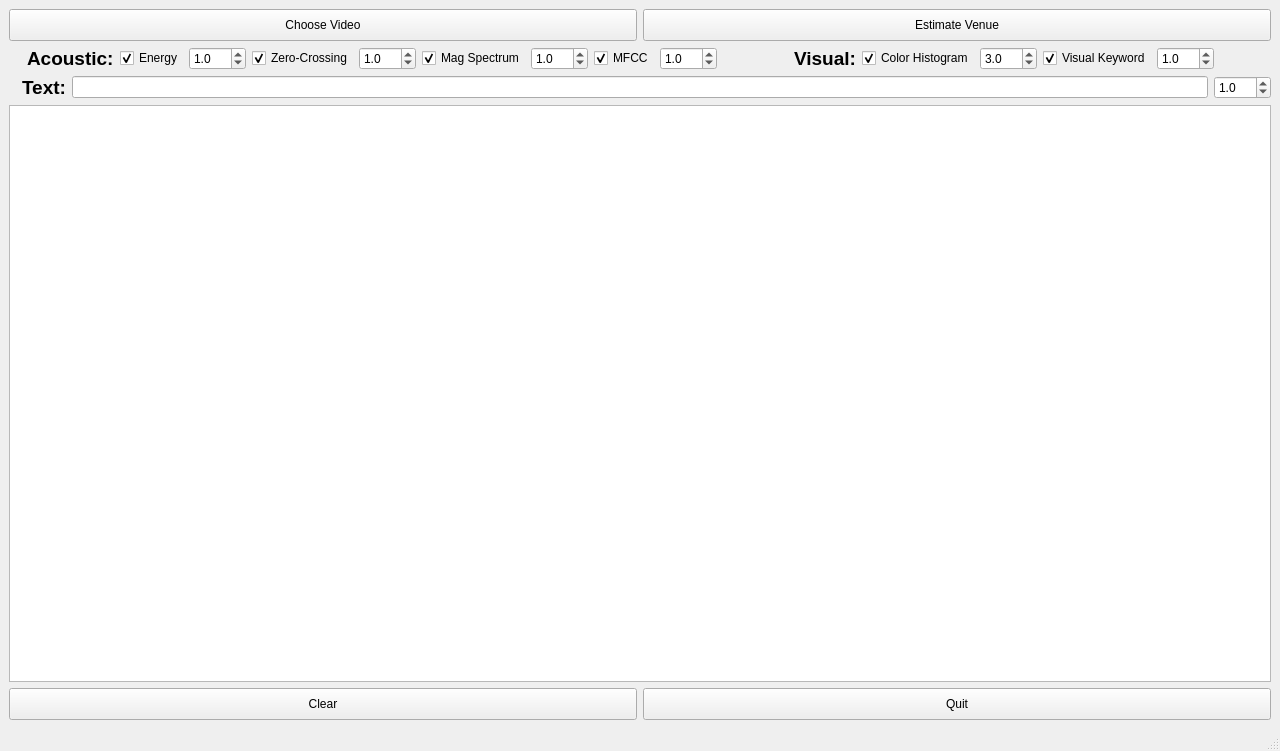
<?xml version="1.0" encoding="UTF-8"?>
<ui version="4.0">
 <class>MainWindow</class>
 <widget class="QMainWindow" name="MainWindow">
  <property name="geometry">
   <rect>
    <x>0</x>
    <y>0</y>
    <width>1280</width>
    <height>751</height>
   </rect>
  </property>
  <property name="windowTitle">
   <string>CS2108 Audio Search</string>
  </property>
  <property name="windowIcon">
   <iconset>
    <normaloff>assets/ic_window_icon.png</normaloff>assets/ic_window_icon.png</iconset>
  </property>
  <widget class="QWidget" name="centralwidget">
   <layout class="QVBoxLayout" name="verticalLayout">
    <item>
     <layout class="QHBoxLayout" name="horizontalLayout">
      <item>
       <widget class="QPushButton" name="btn_picker">
        <property name="minimumSize">
         <size>
          <width>147</width>
          <height>32</height>
         </size>
        </property>
        <property name="cursor">
         <cursorShape>ArrowCursor</cursorShape>
        </property>
        <property name="focusPolicy">
         <enum>Qt::TabFocus</enum>
        </property>
        <property name="text">
         <string>Choose Video</string>
        </property>
        <property name="icon">
         <iconset>
          <normaloff>assets/ic_video.png</normaloff>assets/ic_video.png</iconset>
        </property>
       </widget>
      </item>
      <item>
       <widget class="QPushButton" name="btn_search">
        <property name="minimumSize">
         <size>
          <width>104</width>
          <height>32</height>
         </size>
        </property>
        <property name="text">
         <string>Estimate Venue</string>
        </property>
        <property name="icon">
         <iconset>
          <normaloff>../../ImageSearch/assets/ic_search.png</normaloff>../../ImageSearch/assets/ic_search.png</iconset>
        </property>
       </widget>
      </item>
     </layout>
    </item>
    <item>
     <layout class="QHBoxLayout" name="horizontalLayout_2">
      <item>
       <widget class="QLabel" name="label">
        <property name="font">
         <font>
          <family>Helvetica</family>
          <pointsize>14</pointsize>
          <weight>75</weight>
          <bold>true</bold>
         </font>
        </property>
        <property name="text">
         <string/>
        </property>
        <property name="pixmap">
         <pixmap>assets/ic_music.png</pixmap>
        </property>
        <property name="scaledContents">
         <bool>false</bool>
        </property>
       </widget>
      </item>
      <item>
       <widget class="QLabel" name="label_3">
        <property name="font">
         <font>
          <family>Helvetica</family>
          <pointsize>14</pointsize>
          <weight>75</weight>
          <bold>true</bold>
         </font>
        </property>
        <property name="text">
         <string>Acoustic:</string>
        </property>
       </widget>
      </item>
      <item>
       <widget class="QCheckBox" name="checkBox_energy">
        <property name="text">
         <string>Energy</string>
        </property>
        <property name="checked">
         <bool>true</bool>
        </property>
       </widget>
      </item>
      <item>
       <widget class="QDoubleSpinBox" name="doubleSpinBoxEnergy">
        <property name="decimals">
         <number>1</number>
        </property>
        <property name="value">
         <double>1.000000000000000</double>
        </property>
       </widget>
      </item>
      <item>
       <widget class="QCheckBox" name="checkBox_zerocrossing">
        <property name="text">
         <string>Zero-Crossing</string>
        </property>
        <property name="checked">
         <bool>true</bool>
        </property>
       </widget>
      </item>
      <item>
       <widget class="QDoubleSpinBox" name="doubleSpinBoxZeroCrossing">
        <property name="decimals">
         <number>1</number>
        </property>
        <property name="value">
         <double>1.000000000000000</double>
        </property>
       </widget>
      </item>
      <item>
       <widget class="QCheckBox" name="checkBox_spect">
        <property name="text">
         <string>Mag Spectrum</string>
        </property>
        <property name="checked">
         <bool>true</bool>
        </property>
       </widget>
      </item>
      <item>
       <widget class="QDoubleSpinBox" name="doubleSpinBoxSpect">
        <property name="decimals">
         <number>1</number>
        </property>
        <property name="value">
         <double>1.000000000000000</double>
        </property>
       </widget>
      </item>
      <item>
       <widget class="QCheckBox" name="checkBox_mfcc">
        <property name="text">
         <string>MFCC</string>
        </property>
        <property name="checked">
         <bool>true</bool>
        </property>
       </widget>
      </item>
      <item>
       <widget class="QDoubleSpinBox" name="doubleSpinBoxMFCC">
        <property name="decimals">
         <number>1</number>
        </property>
        <property name="value">
         <double>1.000000000000000</double>
        </property>
       </widget>
      </item>
      <item>
       <spacer name="horizontalSpacer_4">
        <property name="orientation">
         <enum>Qt::Horizontal</enum>
        </property>
        <property name="sizeHint" stdset="0">
         <size>
          <width>40</width>
          <height>20</height>
         </size>
        </property>
       </spacer>
      </item>
      <item>
       <widget class="QLabel" name="label_4">
        <property name="text">
         <string/>
        </property>
        <property name="pixmap">
         <pixmap>assets/ic_camera.png</pixmap>
        </property>
       </widget>
      </item>
      <item>
       <widget class="QLabel" name="label_visual">
        <property name="font">
         <font>
          <family>Helvetica</family>
          <pointsize>14</pointsize>
          <weight>75</weight>
          <bold>true</bold>
         </font>
        </property>
        <property name="text">
         <string>Visual:</string>
        </property>
       </widget>
      </item>
      <item>
       <widget class="QCheckBox" name="checkBoxColorHist">
        <property name="enabled">
         <bool>true</bool>
        </property>
        <property name="text">
         <string>Color Histogram</string>
        </property>
        <property name="checked">
         <bool>true</bool>
        </property>
       </widget>
      </item>
      <item>
       <widget class="QDoubleSpinBox" name="doubleSpinBoxColorHist">
        <property name="decimals">
         <number>1</number>
        </property>
        <property name="singleStep">
         <double>0.500000000000000</double>
        </property>
        <property name="value">
         <double>3.000000000000000</double>
        </property>
       </widget>
      </item>
      <item>
       <widget class="QCheckBox" name="checkBoxVisualKeyword">
        <property name="enabled">
         <bool>true</bool>
        </property>
        <property name="focusPolicy">
         <enum>Qt::TabFocus</enum>
        </property>
        <property name="text">
         <string>Visual Keyword</string>
        </property>
        <property name="checked">
         <bool>true</bool>
        </property>
       </widget>
      </item>
      <item>
       <widget class="QDoubleSpinBox" name="doubleSpinBoxVisualKeyword">
        <property name="decimals">
         <number>1</number>
        </property>
        <property name="singleStep">
         <double>0.500000000000000</double>
        </property>
        <property name="value">
         <double>1.000000000000000</double>
        </property>
       </widget>
      </item>
      <item>
       <spacer name="horizontalSpacer_2">
        <property name="orientation">
         <enum>Qt::Horizontal</enum>
        </property>
        <property name="sizeHint" stdset="0">
         <size>
          <width>40</width>
          <height>20</height>
         </size>
        </property>
       </spacer>
      </item>
     </layout>
    </item>
    <item>
     <layout class="QHBoxLayout" name="horizontalLayout_3">
      <item>
       <widget class="QLabel" name="label_5">
        <property name="text">
         <string/>
        </property>
        <property name="pixmap">
         <pixmap>assets/ic_letter.png</pixmap>
        </property>
       </widget>
      </item>
      <item>
       <widget class="QLabel" name="label_2">
        <property name="font">
         <font>
          <family>Helvetica</family>
          <pointsize>14</pointsize>
          <weight>75</weight>
          <bold>true</bold>
         </font>
        </property>
        <property name="text">
         <string>Text:</string>
        </property>
       </widget>
      </item>
      <item>
       <widget class="QLineEdit" name="tags_search"/>
      </item>
      <item>
       <widget class="QDoubleSpinBox" name="doubleSpinBoxText">
        <property name="decimals">
         <number>1</number>
        </property>
        <property name="singleStep">
         <double>0.500000000000000</double>
        </property>
        <property name="value">
         <double>1.000000000000000</double>
        </property>
       </widget>
      </item>
     </layout>
    </item>
    <item>
     <widget class="QListWidget" name="listWidgetResults">
      <property name="enabled">
       <bool>true</bool>
      </property>
      <property name="cursor" stdset="0">
       <cursorShape>ArrowCursor</cursorShape>
      </property>
      <property name="focusPolicy">
       <enum>Qt::NoFocus</enum>
      </property>
      <property name="dragDropMode">
       <enum>QAbstractItemView::DragDrop</enum>
      </property>
      <property name="alternatingRowColors">
       <bool>false</bool>
      </property>
      <property name="selectionMode">
       <enum>QAbstractItemView::NoSelection</enum>
      </property>
      <property name="iconSize">
       <size>
        <width>140</width>
        <height>140</height>
       </size>
      </property>
      <property name="resizeMode">
       <enum>QListView::Adjust</enum>
      </property>
      <property name="spacing">
       <number>150</number>
      </property>
      <property name="viewMode">
       <enum>QListView::IconMode</enum>
      </property>
      <property name="uniformItemSizes">
       <bool>true</bool>
      </property>
      <property name="currentRow">
       <number>-1</number>
      </property>
     </widget>
    </item>
    <item>
     <layout class="QHBoxLayout" name="horizontalLayout_5">
      <item>
       <widget class="QPushButton" name="btn_reset">
        <property name="minimumSize">
         <size>
          <width>66</width>
          <height>32</height>
         </size>
        </property>
        <property name="text">
         <string>Clear</string>
        </property>
       </widget>
      </item>
      <item>
       <widget class="QPushButton" name="btn_quit">
        <property name="minimumSize">
         <size>
          <width>66</width>
          <height>32</height>
         </size>
        </property>
        <property name="text">
         <string>Quit</string>
        </property>
       </widget>
      </item>
     </layout>
    </item>
   </layout>
  </widget>
  <widget class="QStatusBar" name="statusbar"/>
  <widget class="QMenuBar" name="menubar">
   <property name="geometry">
    <rect>
     <x>0</x>
     <y>0</y>
     <width>1280</width>
     <height>22</height>
    </rect>
   </property>
  </widget>
 </widget>
 <tabstops>
  <tabstop>btn_reset</tabstop>
  <tabstop>btn_quit</tabstop>
 </tabstops>
 <resources/>
 <connections/>
</ui>
